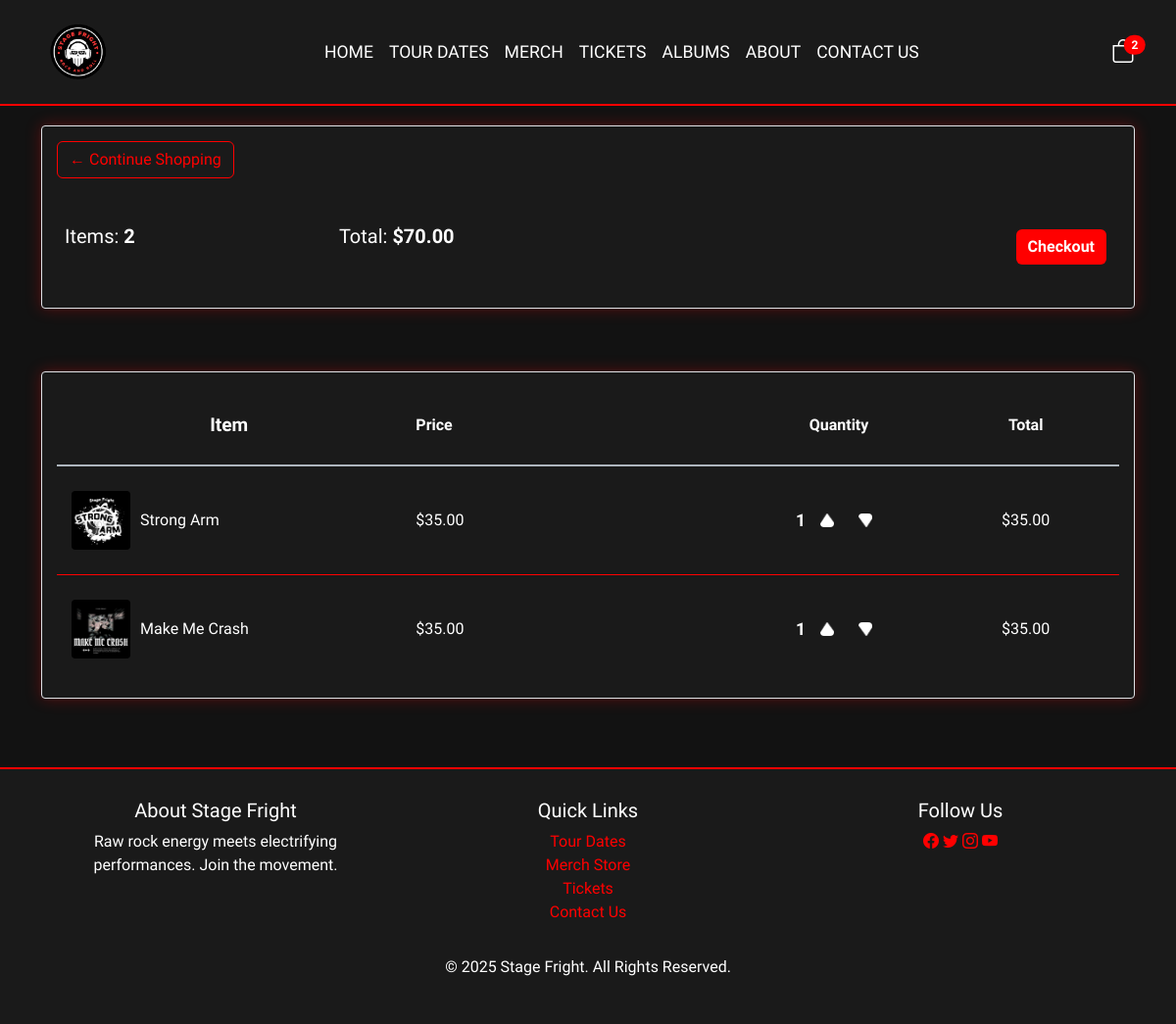
The app's page /cart/ (signed in) with its own data.
### store/models.py (models this page shows, shortened)
class Order(models.Model):
  customer = models.ForeignKey(Customer, on_delete=models.SET_NULL, blank=True, null=True)
  date_ordered = models.DateTimeField(auto_now_add=True)
  complete = models.BooleanField(default=False, null=True, blank=False)
  transaction_id = models.CharField(max_length=200, null=True)
  @property
  def get_cart_total(self):
    orderitems = self.orderitem_set.all()
    total = sum([ item.get_total for item in orderitems ])
    return total
  @property
  def get_cart_items(self):
    orderitems = self.orderitem_set.all()
    total = sum([ item.quantity for item in orderitems ])
    return total

class OrderItem(models.Model):
  product = models.ForeignKey(Product, on_delete=models.SET_NULL, blank=True, null=True)
  order = models.ForeignKey(Order, on_delete=models.SET_NULL, blank=True, null=True)
  quantity = models.IntegerField(default=0, null=True, blank=True)
  date_added = models.DateTimeField(auto_now_add=True)
  @property
  def get_total(self):
    total = self.product.price * self.quantity
    return total

class Product(models.Model):
  TYPE_CHOICES = {
    ('clothing', 'Clothing'),
    ('ticket', 'Ticket'),
    ('misc', 'Misc'),
    ('album', 'Album'),
  }
  name = models.CharField(max_length=200, null=True)
  price = models.DecimalField(max_digits=7, decimal_places=2)
  digital = models.BooleanField(default=False, null=True, blank=False)
  image = models.ImageField(null=True, blank=True)
  description = models.CharField(max_length=1000, null=True, blank=True)
  type = models.CharField(max_length=200, null=True, choices=TYPE_CHOICES)
  @property
  def imageURL(self):
    try:
      url = self.image.url
    except:
      url = ''
    return url

### store/views.py (the view)
# urls.py: path('cart/', views.cart, name="cart"),
def cart(request):
  data = cartData(request)
  cartItems = data['cartItems']
  order = data['order']
  items = data['items']
  context = {'items': items, 'order': order, 'cartItems': cartItems}
  return render(request, 'store/cart.html', context)

### store/utils.py (called while the page is built)
def cartData(request):
  if request.user.is_authenticated:
    customer = request.user.customer
    order, created = Order.objects.get_or_create(customer=customer, complete=False)
    items = order.orderitem_set.all()
    cartItems = order.get_cart_items
  else:
    cookieData = cookieCart(request)
    cartItems = cookieData['cartItems']
    order = cookieData['order']
    items = cookieData['items']
  return {'cartItems': cartItems, 'order': order, 'items': items}

### store/templates/store/cart.html (shortened to what this page needs)
{% extends 'store/main.html' %}
{% load static %}
{% block content %}
<div class="row">
    <div class="col-lg-12">
        <div class="box-element">
            <a class="btn btn-outline-dark" href="{% url 'store' %}">&#x2190; Continue Shopping</a>
            <br><br>
            <table class="table">
                <tr>
                    <th>
                        <h5 style="color: white">Items: <strong>{{ order.get_cart_items }}</strong></h5>
                    </th>
                    <th>
                        <h5 style="color: white">Total: <strong>${{ order.get_cart_total }}</strong></h5>
                    </th>
                    <th>
                        <a style="float:right; margin:5px;" class="btn btn-danger" href="{% url 'checkout' %}">Checkout</a>
                    </th>
                </tr>
            </table>
        </div>
        <br>
        <div class="box-element">
            <div class="cart-row" style="font-weight: bold;">
                <div style="flex: 2; text-align: left; color: white">Item</div>
                <div style="color: white" class="cart-price">Price</div>
                <div style="color: white" class="cart-quantity">Quantity</div>
                <div style="color: white" class="cart-total">Total</div>
            </div>
            {% for item in items %}
            <div class="cart-row">
                <div style="display: flex; align-items: center; flex: 2;">
                    <img src="{{ item.product.imageURL }}" alt="{{ item.product.name }}">
                    <div class="cart-item">
                        {{ item.product.name }}
                    </div>
                </div>
                <div class="cart-price">${{ item.product.price|floatformat:2 }}</div>
                <div class="cart-quantity">
                    <div class="quantity-controls">
                        <p style="margin: 0; font-weight: bold; color: white;">{{ item.quantity }}</p>
                        <img data-product="{{ item.product.id }}" data-action="add" class="chg-quantity update-cart"
                             src="{% static 'images/arrow-up-white.png' %}" alt="Increase">
                        <img data-product="{{ item.product.id }}" data-action="remove" class="chg-quantity update-cart"
                             src="{% static 'images/arrow-down-white.png' %}" alt="Decrease">
                    </div>
                </div>
                <div class="cart-total">${{ item.get_total }}</div>
            </div>
            {% endfor %}
        </div>
    </div>
</div>
{% endblock content %}

### static/css/main.css (style rules this page uses)
body { background-color: hsl(0, 0%, 98%); overflow-x: hidden; font-family: "Lexend Deca", sans-serif; color: hsl(0, 0%, 30%); }
h1, h2, h3, h4, h5, h6, p, span, a, li, button, input, textarea { font-family: "Lexend Deca", sans-serif; }
.btn { font-family: "Lexend Deca", sans-serif; }
h1, h2, h3, h4, h5, h6 { color: hsl(0, 0%, 30%); margin: 0 0 20px; }
html, body { height: 100%; margin: 0; display: flex; flex-direction: column; }
.box-element { box-shadow: 0px 4px 8px rgba(0, 0, 0, 0.1); background-color: #fff; border-radius: 8px; padding: 15px; margin: 10px 0; width: 100%; max-width: 280px; transition: transform 0.2s; }
.btn { border-radius: 4px; }
.box-element { background-color: #f8f9fa; border: 1px solid #dee2e6; border-radius: 8px; padding: 30px; margin: 20px 0; box-shadow: 0px 4px 10px rgba(0, 0, 0, 0.1); max-width: 1000px; margin-left: auto; margin-right: auto; }
.cart-row { display: flex; align-items: center; padding: 20px 0; border-bottom: 1px solid #dee2e6; font-size: 1rem; }
.cart-row:last-child { border-bottom: none; }
.cart-row:first-child { font-weight: bold; font-size: 1.2rem; padding-bottom: 15px; border-bottom: 2px solid #adb5bd; }
.cart-row>div { display: flex; align-items: center; justify-content: center; text-align: center; padding: 0 15px; }
.cart-row div:nth-child(2) { justify-content: flex-start; text-align: left; flex: 2; }
.cart-row div:nth-child(1) { flex: 1; }
.cart-row div:nth-child(3), .cart-row div:nth-child(4), .cart-row div:nth-child(5) { flex: 1; }
.cart-row p { margin: 0; font-size: 1.1rem; }
.chg-quantity { width: 25px; cursor: pointer; transition: transform 0.2s; margin: 0 10px; }
.box-element { background-color: #f8f9fa; border: 1px solid #dee2e6; border-radius: 8px; padding: 30px; margin: 20px 0; box-shadow: 0px 4px 10px rgba(0, 0, 0, 0.1); max-width: 100%; }
.cart-row>div { display: flex; align-items: center; justify-content: center; text-align: center; padding: 10px 15px; }
h3, h5 { color: #495057; }
h5 { margin: 10px 0; }
a.btn-outline-dark { margin-bottom: 15px; }

### store/templates/store/main.html (style rules this page uses)
body { background-color: #121212; color: #ffffff; font-family: 'Arial', sans-serif; }
.btn-danger { background-color: #ff0000 !important; border: none; }

### store/templates/store/cart.html (style rules this page uses)
body { background-color: #121212; color: white; font-family: 'Lexend Deca', sans-serif; }
.box-element { box-shadow: 0 0 16px rgba(255, 0, 0, 0.3); background-color: #1a1a1a; border-radius: 4px; padding: 15px; color: white; }
.cart-row { display: flex; align-items: center; justify-content: space-between; padding: 15px 0; border-bottom: 1px solid #ff0000; font-size: 1rem; }
.cart-row img { width: 60px; height: 60px; object-fit: cover; margin-right: 10px; border-radius: 4px; }
.cart-item { flex: 2; text-align: left; font-size: 1rem; }
.cart-price, .cart-quantity, .cart-total { flex: 1; text-align: center; font-size: 1rem; }
.quantity-controls { display: flex; justify-content: center; align-items: center; gap: 5px; }
.quantity-controls img { width: 14px; height: 14px; cursor: pointer; }
table, tr, th, td { background-color: #1a1a1a !important; color: white; border: none; }
.btn-outline-dark { color: #ff0000 !important; border: 1px solid #ff0000 !important; }
.btn-danger { background-color: #ff0000 !important; border: none !important; font-weight: bold; }

### records on screen
Order: get_cart_items "2", get_cart_total "70.00"
OrderItem: product.imageURL (picture), product.name "Strong Arm", product.price "35.00", quantity "1", get_total "35.00"
OrderItem: product.imageURL (picture), product.name "Make Me Crash", product.price "35.00", quantity "1", get_total "35.00"

### other values on screen
{{ cartItems }} "2"
